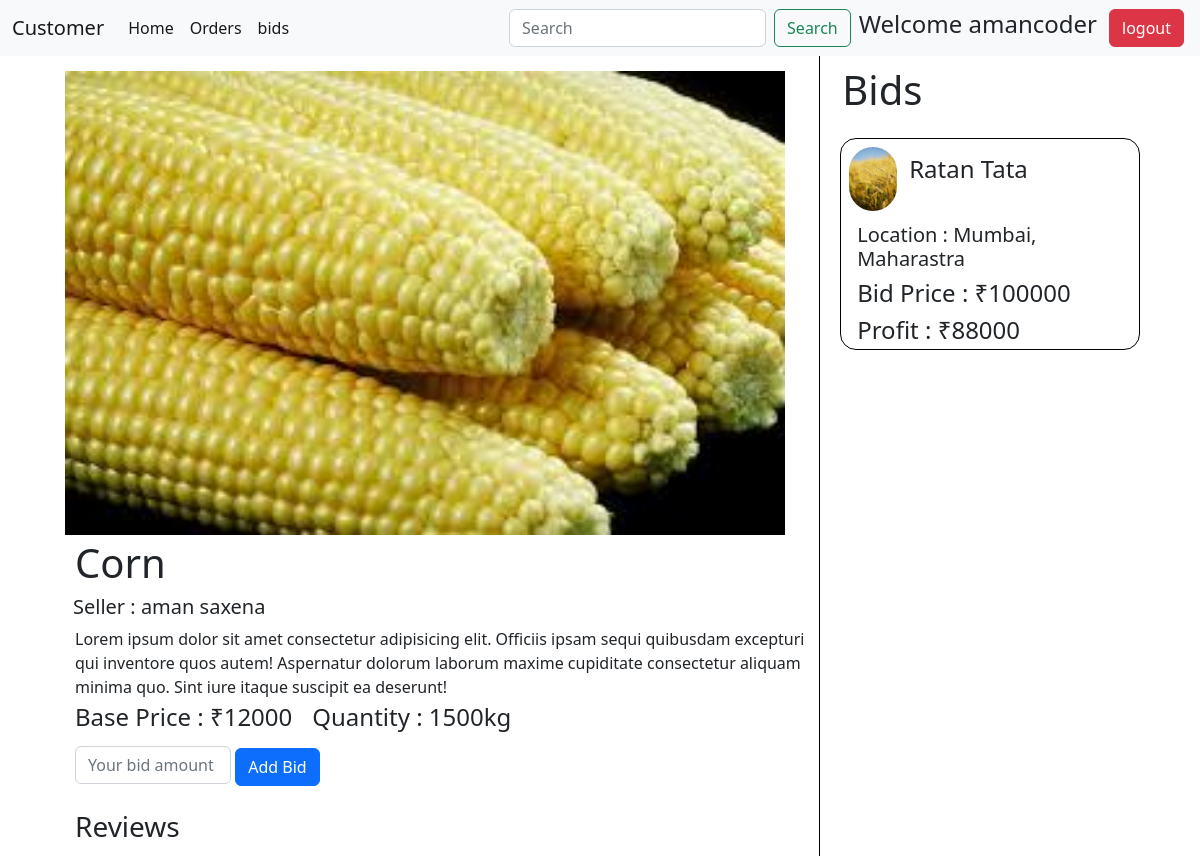
The app's page /customer/crop/5/ (signed in), older data.
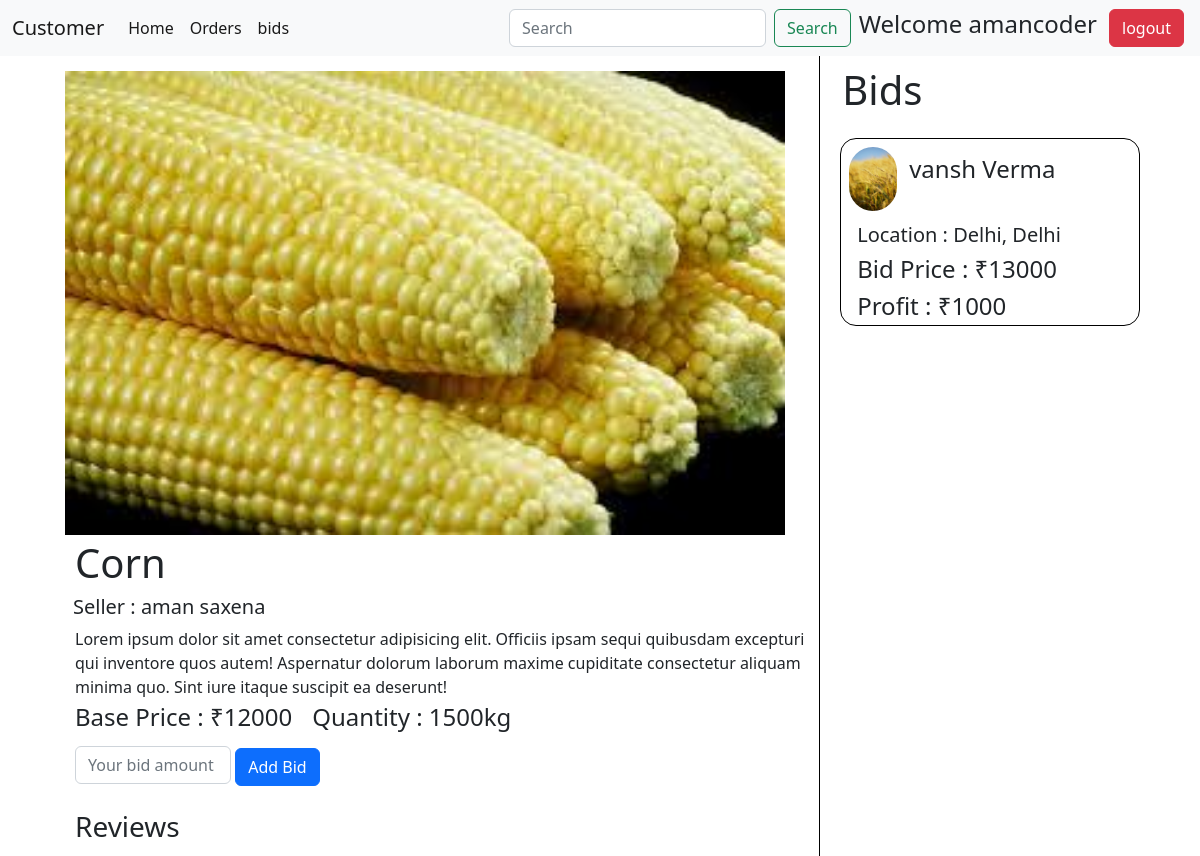
The same page, newer data.
### farmer/models.py (models this page shows, shortened)
class Product(models.Model):
    id = models.AutoField(primary_key=True)
    farmer = models.ForeignKey(UserProfile,on_delete = models.CASCADE)
    title = models.CharField(max_length=250,null=True,blank=True)
    crop_img = models.ImageField(upload_to="crop_img")
    crop_name = models.CharField(max_length=150)
    quantity = models.PositiveIntegerField()
    price = models.PositiveBigIntegerField()
    quality = models.CharField(choices=crop_quality_choice,max_length=30,null=True,blank=True)
    def __str__(self):
        return self.crop_name

class Bid(models.Model):
    id = models.AutoField(primary_key=True)
    farmer = models.ForeignKey(UserProfile,default=None,on_delete = models.CASCADE,related_name="bid_farmer")
    customer = models.ForeignKey(UserProfile,on_delete = models.CASCADE,related_name="bid_coustmer")
    crop = models.ForeignKey(Product,on_delete=models.CASCADE,null=True,blank=True)
    status = models.CharField(choices = status_choice,max_length=20)
    bid_price = models.PositiveIntegerField()
    def __str__(self):
        return f"Bid by {self.customer.user.username}"
    @property
    def profit(self):
        return self.bid_price - self.crop.price

### account/models.py (models this page shows, shortened)
class UserProfile(models.Model):
    id = models.AutoField(primary_key=True)
    user = models.ForeignKey(User,on_delete = models.CASCADE)
    user_type = models.CharField(choices=user_type_choices,max_length = 10)
    address = models.ForeignKey(Address,on_delete = models.CASCADE)
    contact_no = models.PositiveIntegerField()

class Address(models.Model):
    id = models.AutoField(primary_key = True)
    pincode = models.IntegerField(blank=True, null=True)
    city = models.CharField(choices=city_choices,max_length=70,blank=True, null=True,)
    state = models.CharField(choices=State_choices,max_length=70,blank=True, null=True)
    landmark = models.CharField(max_length=70)

### customer/views.py (the view)
# urls.py: path("crop/<int:pk>/",crop_detail),
def crop_detail(request,pk):
    crop = Product.objects.get(pk = pk)
    bids = Bid.objects.filter(crop = crop)
    user = UserProfile.objects.get(user = request.user)
    user_bid = Bid.objects.filter(Q(customer = user) & Q(crop = crop))
    print("user bid",user_bid)
    print(crop,bids)
    context = {'crop':crop,'bids':bids,"bidAdded":len(user_bid),"user_bid":user_bid}
    return render(request,"cropDetail.html",context=context)

### templates/cropDetail.html (shortened to what this page needs)
{% extends 'customerbase.html' %}
{% block body %}
    <div class="main-container">
        <div class="right">
            <img src="{{crop.crop_img.url}}" alt="">
            <h1 class="my-1">{{crop.crop_name}}</h1>
            <h5 class="my-1" style="margin-left: 38px;">Seller : {{crop.farmer.user.first_name}} {{crop.farmer.user.last_name}}</h5>
            <p class="my-1">Lorem ipsum dolor sit amet consectetur adipisicing elit. Officiis ipsam sequi quibusdam excepturi qui inventore quos autem! Aspernatur dolorum laborum maxime cupiditate consectetur aliquam minima quo. Sint iure itaque suscipit ea deserunt!</p>
           <div id="crop-info">
            <h4 id="price-heading">Base Price : ₹{{crop.price}}</h4>
            <h4 style="margin-left: 20px;">Quantity : {{crop.quantity}}kg</h4>
           </div>
           {% if bidAdded %}
            <form action="/customer/updateBid/{{user_bid.first.id}}/" method="post">
                {% csrf_token %}
                <input style="width: 13vw; display:inline; margin-left:40px" type="text" class="form-control" name="bidamount" placeholder="Your bid amount">
                <button class="btn btn-primary my-2">Modify Bid</button>
            </form>
            {% else %}
                <form action="/customer/addbid/{{crop.id}}/" method="post">
                    <input style="width: 13vw; display:inline; margin-left:40px" type="text" class="form-control" name="bidamount" placeholder="Your bid amount">
                    <button class="btn btn-primary my-2">Add Bid</button>
                </form>
            {% endif %}
            <h3 style="margin-left: 40px;" class="my-3">Reviews</h3>
        </div>
        <div class="left">
            <h1>Bids</h1>
            {% for b in bids  %}
            <div class="my-3 bids-card">
                <div class="user-info">
                    <img class="mx-2 my-2" src="/static/predictpage.jpeg" alt="">
                    <h4 class="mx-1 my-3">{{b.customer.user.first_name}} {{b.customer.user.last_name}}</h4>
                </div>
                <h5 class="mx-3 my-1">Location : {{b.customer.address.city}}, {{b.customer.address.state}}</h5>
                <h4 class="mx-3 my-1">Bid Price : ₹{{b.bid_price}}</h4>
                <h4 class="mx-3 my-1">Profit : ₹{{b.profit}}</h4>
            </div>
            {% endfor %}
        </div>
    </div>
{% endblock body %}

### templates/customerbase.html (shortened to what this page needs)
<!DOCTYPE html>
<html lang="en">
<head>
    <link href="https://cdn.jsdelivr.net/npm/bootstrap@5.2.0/dist/css/bootstrap.min.css" rel="stylesheet">
</head>
<body>
    <nav class="navbar navbar-expand-lg bg-light">
        <div class="container-fluid">
          <a class="navbar-brand" href="/">Customer</a>
          <div class="collapse navbar-collapse" id="navbarSupportedContent">
            <ul class="navbar-nav me-auto mb-2 mb-lg-0">
              <li class="nav-item">
                <a class="nav-link active" aria-current="page" href="/customer/page">Home</a>
              </li>
              <li class="nav-item">
                <a class="nav-link active" aria-current="page" href="/farmer/predict">Orders</a>
              </li>
              <li class="nav-item">
                <a class="nav-link active" aria-current="page" href="/farmer/predict">bids</a>
              </li>
            </ul>
            <form class="d-flex" role="search">
              <input class="form-control me-2" type="search" placeholder="Search" aria-label="Search">
              <button class="btn btn-outline-success" type="submit">Search</button>
            </form>
            {% if user.is_authenticated %}
              <h4 class="mx-2">Welcome {{user.username}}</h4>
              <form class="d-flex">
                <a class="btn btn-danger mx-1" href="/account/logout" type="submit">logout</a>
              </form>
            {% endif %}
          </div>
        </div>
      </nav>
      {% block body %}{% endblock body %}
</body>
</html>

### templates/cropDetail.html (style rules this page uses)
.main-container { width: 100vw; height: 100vh; display: flex; }
.right { width: 70%; height: 100vh; display: flex; flex-direction: column; padding: 5px; border-right: 1px solid black; margin-left: 30px; }
.right img { margin-top: 10px; width: 60vw; height: 58vh; align-self: center; }
.right > h1,h4,p { margin-left: 40px; }
.left { width: 30%; height: 100vh; display: flex; flex-direction: column; padding: 10px; overflow-y: scroll; margin-right: 40px; overflow-x: hidden; }
.left h1 { margin-left: 1vw; }
.bids-card { width: 25vw; height: auto; border: 1px solid black; display: flex; border-radius: 1rem; flex-direction: column; align-self: center; }
.user-info { width: 30vw; height: auto; display: flex; }
.user-info img { width: 4vw; height: 8vh; border-radius: 15rem; }
#crop-info { display: flex; }

Row changes from the older to the newer data that the page shows:
removed Bid: customer.user.first_name "Ratan", customer.user.last_name "Tata", customer.address.city "Mumbai", customer.address.state "Maharastra", bid_price "100000", profit "88000"
added Bid: customer.user.first_name "vansh", customer.user.last_name "Verma", customer.address.city "Delhi", customer.address.state "Delhi", bid_price "13000", profit "1000"
